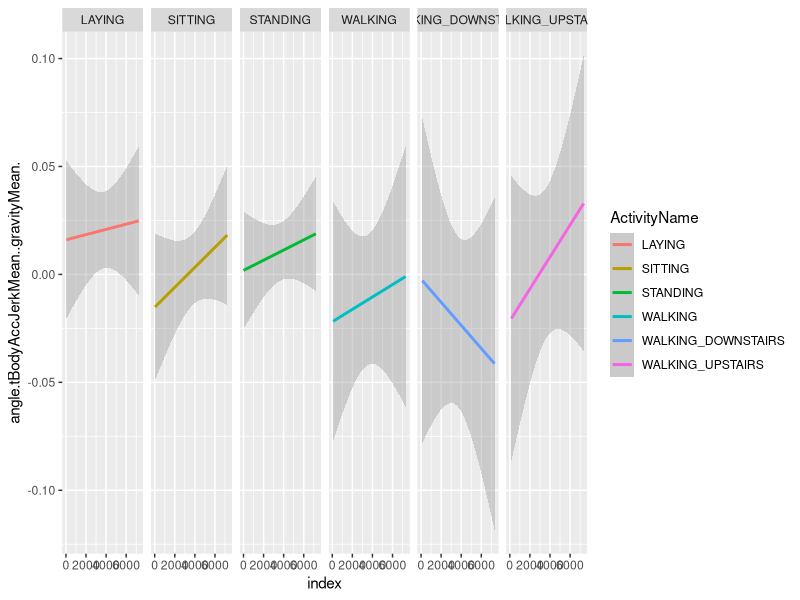
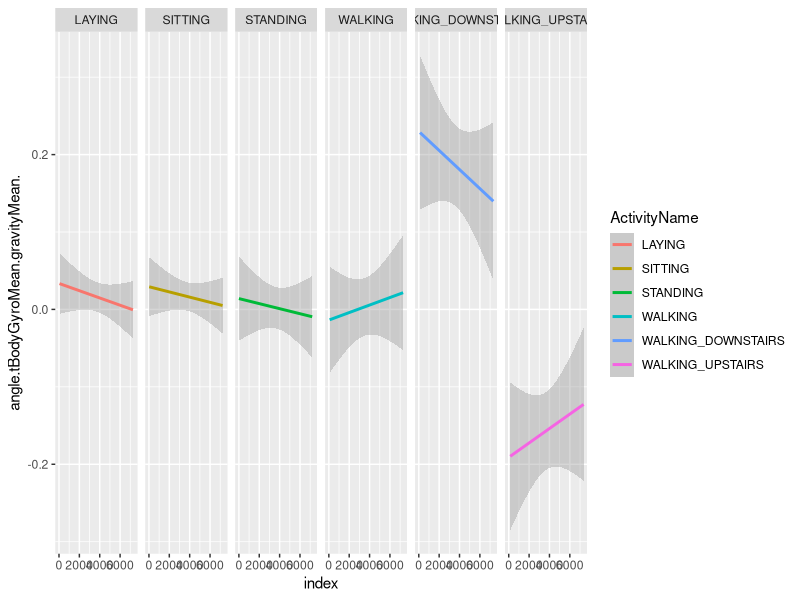
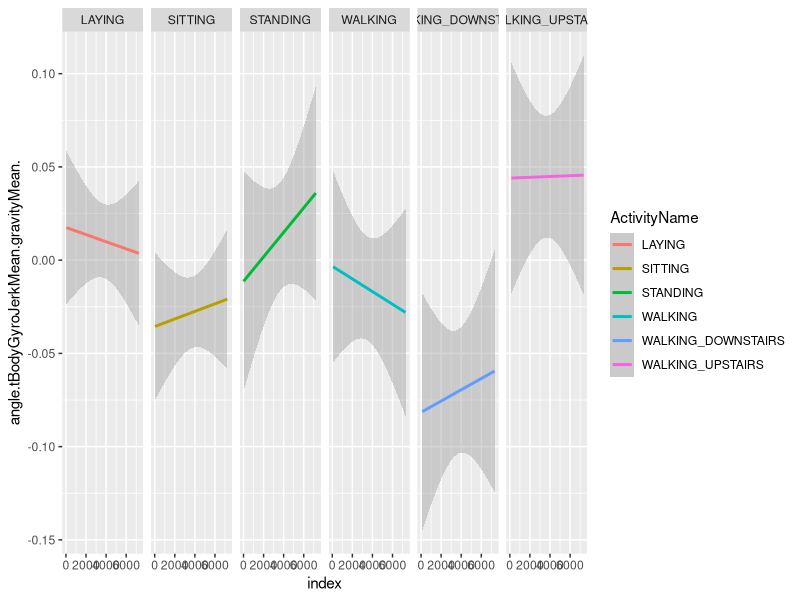
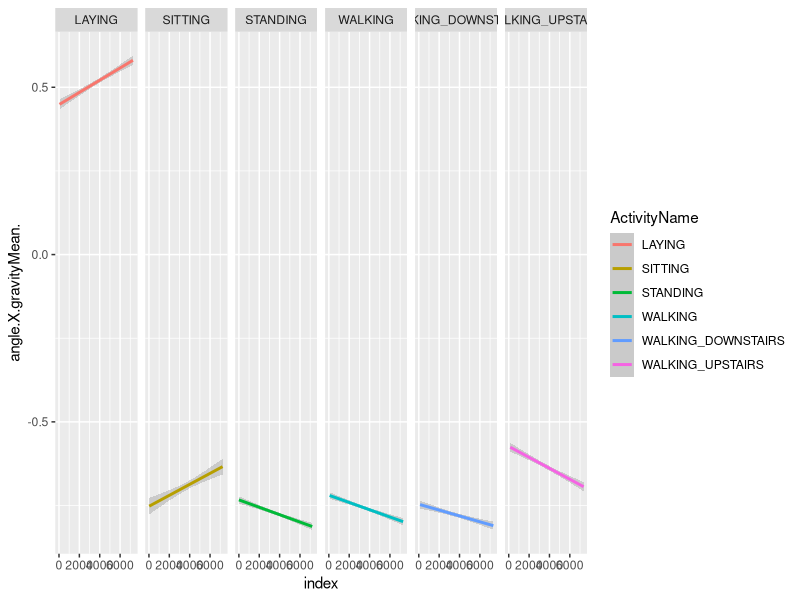
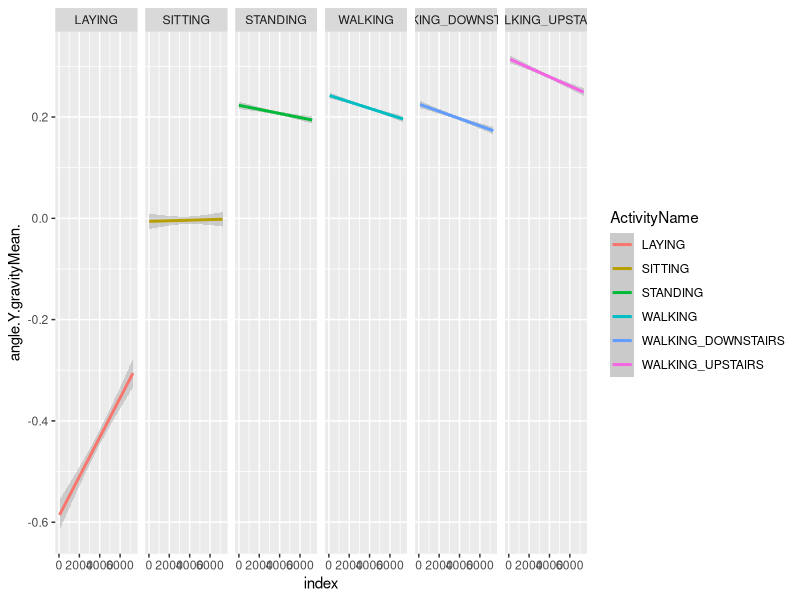
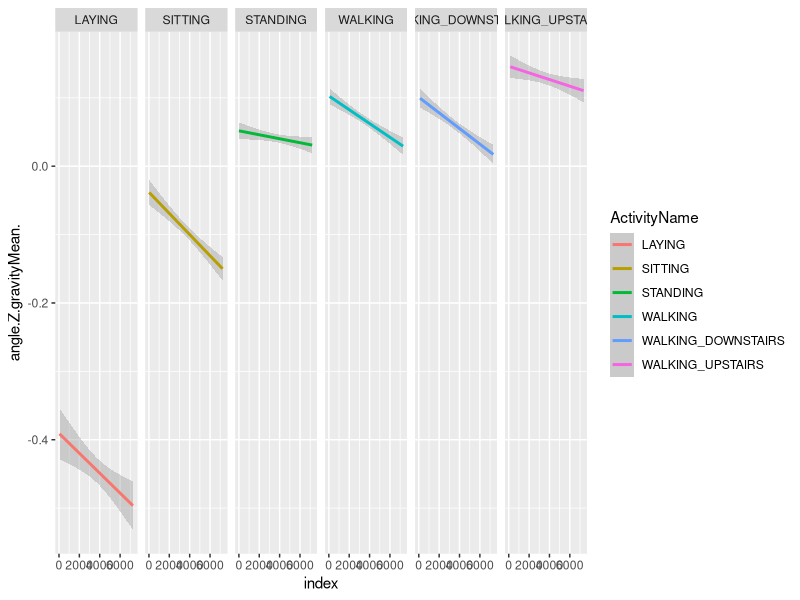

These charts were generated, in order, by the following R code:
library(dplyr)
library(stringr)
library(ggplot2)
library(quantreg)

#Loading the data gravity dataset
gravityMean<-read.csv("gravity_Mean.csv")
str(gravityMean)


ggplot(gravityMean, aes(x=index, y=angle.tBodyAccJerkMean..gravityMean.,col=ActivityName))+
 geom_smooth(method="lm")+
  facet_grid(.~ActivityName)

ggplot(gravityMean, aes(x=index, y=angle.tBodyGyroMean.gravityMean.,col=ActivityName))+
  geom_smooth(method="lm")+
  facet_grid(.~ActivityName)

ggplot(gravityMean, aes(x=index, y=angle.tBodyGyroJerkMean.gravityMean.,col=ActivityName))+
  geom_smooth(method="lm")+
  facet_grid(.~ActivityName)

ggplot(gravityMean, aes(x=index, y=angle.X.gravityMean.,col=ActivityName))+
  geom_smooth(method="lm")+
  facet_grid(.~ActivityName)

ggplot(gravityMean, aes(x=index, y=angle.Y.gravityMean.,col=ActivityName))+
  geom_smooth(method="lm")+
  facet_grid(.~ActivityName)

ggplot(gravityMean, aes(x=index, y=angle.Z.gravityMean.,col=ActivityName))+
  geom_smooth(method="lm")+
  facet_grid(.~ActivityName)



